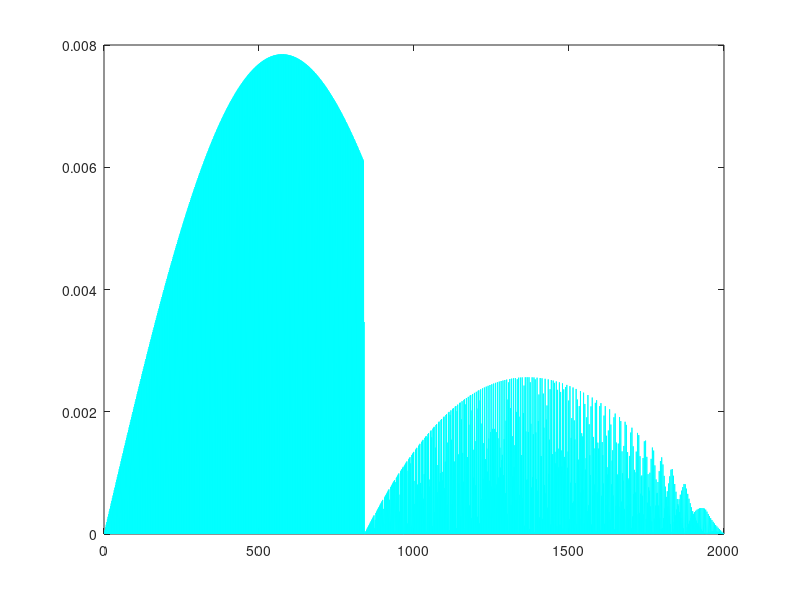

This chart was generated by the following MATLAB code:
  % Find the eigenvalue and sort them and plot it

a=0.2; g=9.81; w=40.0;

t1=0.5*a*g;t11=1.0-0.4;phi =pi;

t2=0.125*a^2*w^2*cos(phi)*cos(phi);t22=0.4;

k=[-1:0.001:1]

Energy=-2.0*(t1*cos(pi*k)+t2*cos(2*pi*k));

Energy1=-2*(t11*cos(pi*k)+t22*cos(2*pi*k));

%plot(diff(sort(Energy)),'k');

%hold on 

plot(diff(sort(Energy1)),'cyan');

print -depsc -painters energyeigenvaluet1-t2.eps;